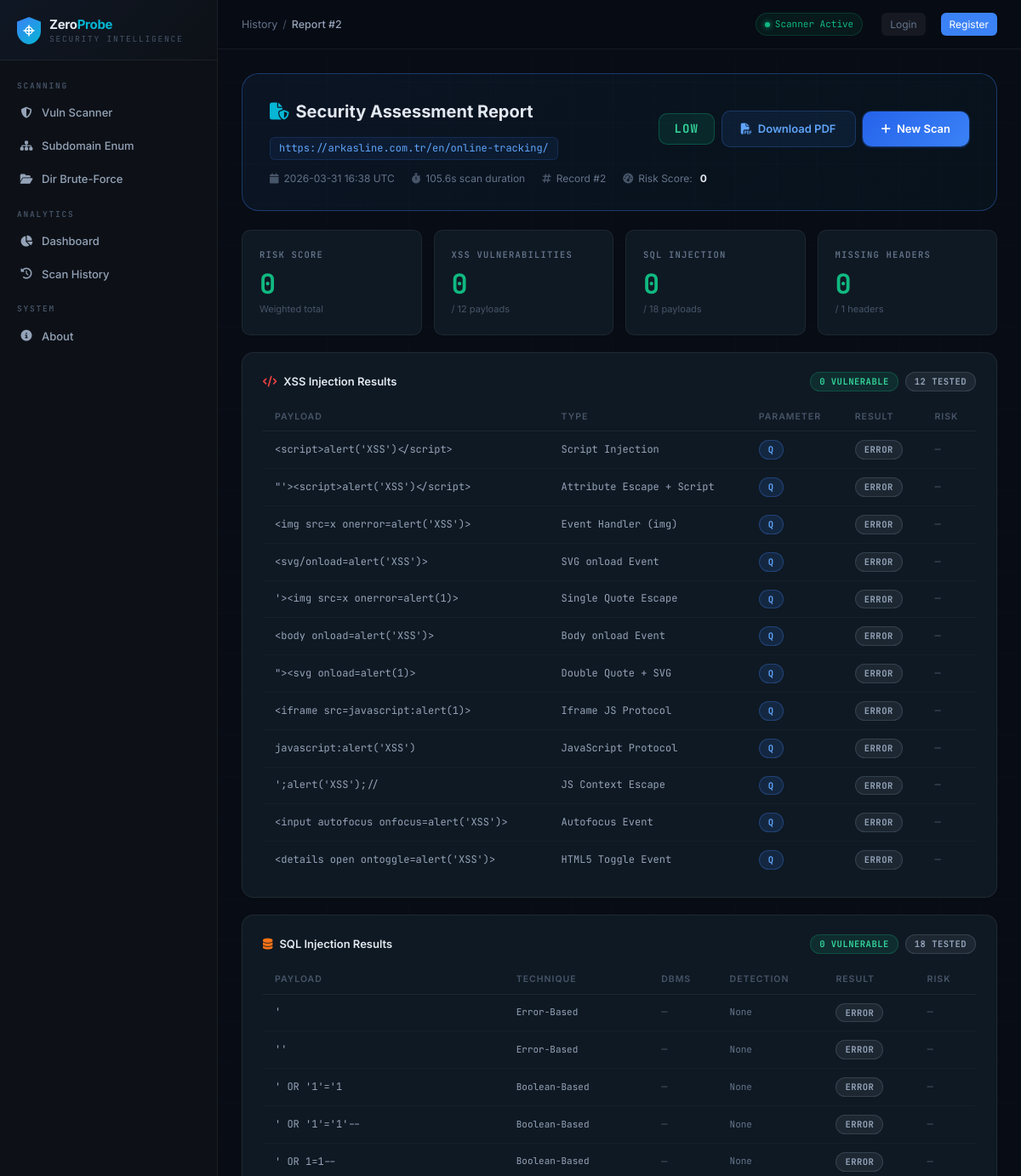
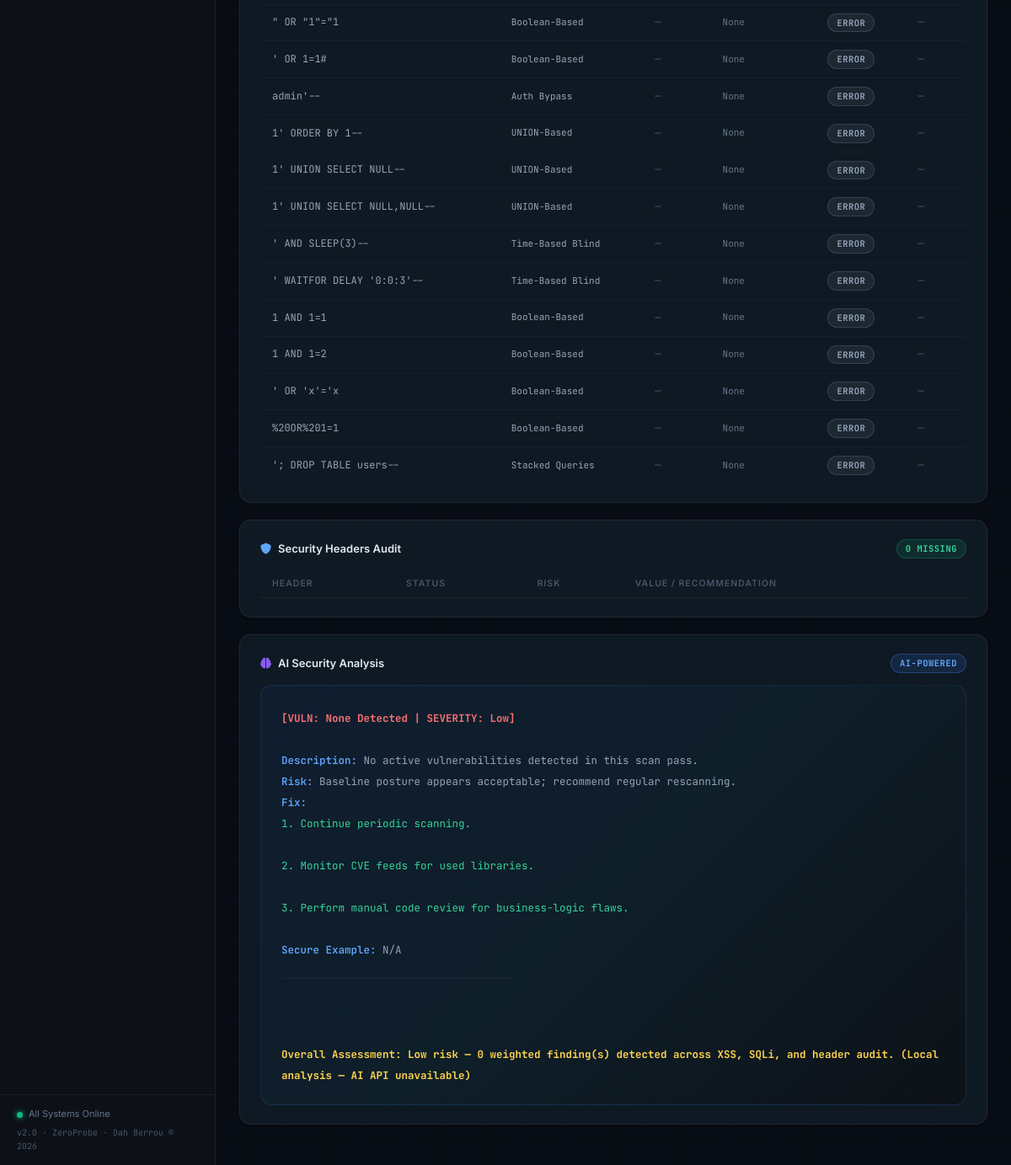
The page /report/2 on the database its author committed (2 pictures, top to bottom).
### app.py (models this page shows)
class ScanRecord(db.Model):
    __tablename__ = 'scan_records'
    id              = db.Column(db.Integer, primary_key=True)
    target_url      = db.Column(db.String(500), nullable=False)
    scan_type       = db.Column(db.String(50), default='full')
    timestamp       = db.Column(db.DateTime, default=datetime.utcnow)
    severity        = db.Column(db.String(20), default='low')
    risk_score      = db.Column(db.Integer, default=0)
    xss_count       = db.Column(db.Integer, default=0)
    sqli_count      = db.Column(db.Integer, default=0)
    headers_missing = db.Column(db.Integer, default=0)
    duration_s      = db.Column(db.Float, default=0.0)
    user_id         = db.Column(db.Integer, db.ForeignKey('users.id'), nullable=True)
    report          = db.relationship('Report', backref='scan', uselist=False,
                                      cascade='all, delete-orphan')
    xss_findings    = db.relationship('XssFinding', backref='scan', lazy=True,
                                      cascade='all, delete-orphan')
    sqli_findings   = db.relationship('SqliFinding', backref='scan', lazy=True,
                                      cascade='all, delete-orphan')
    header_findings = db.relationship('HeaderFinding', backref='scan', lazy=True,
                                      cascade='all, delete-orphan')

class XssFinding(db.Model):
    __tablename__ = 'xss_findings'
    id             = db.Column(db.Integer, primary_key=True)
    scan_id        = db.Column(db.Integer, db.ForeignKey('scan_records.id'), nullable=False)
    payload        = db.Column(db.Text)
    parameter      = db.Column(db.String(100))
    vuln_type      = db.Column('type', db.String(100))
    vulnerable     = db.Column(db.Boolean, default=False)
    risk           = db.Column(db.String(20))
    url            = db.Column(db.Text)
    status_code    = db.Column(db.Integer)
    description    = db.Column(db.Text)
    recommendation = db.Column(db.Text)
    error          = db.Column(db.Text)

class SqliFinding(db.Model):
    __tablename__ = 'sqli_findings'
    id             = db.Column(db.Integer, primary_key=True)
    scan_id        = db.Column(db.Integer, db.ForeignKey('scan_records.id'), nullable=False)
    payload        = db.Column(db.Text)
    parameter      = db.Column(db.String(100))
    vuln_type      = db.Column('type', db.String(100))
    technique      = db.Column(db.String(100))
    vulnerable     = db.Column(db.Boolean, default=False)
    risk           = db.Column(db.String(20))
    db_type        = db.Column(db.String(50))
    detection      = db.Column(db.String(50))
    url            = db.Column(db.Text)
    status_code    = db.Column(db.Integer)
    description    = db.Column(db.Text)
    recommendation = db.Column(db.Text)
    error          = db.Column(db.Text)

### app.py (the view)
@app.route('/report/<int:record_id>')
def report(record_id):
    rec = ScanRecord.query.get_or_404(record_id)
    if rec.user_id is not None:
        if not current_user.is_authenticated or rec.user_id != current_user.id:
            abort(403)
    report_data = _build_report_dict(rec)
    sev      = calculate_severity(report_data)
    ai_text  = rec.report.ai_analysis if rec.report else ''
    return render_template('report.html', record=rec, report=report_data,
                           severity=sev, ai=ai_text,
                           temp=False, duration_s=rec.duration_s)

### templates/report.html (shortened to what this page needs)
{% extends "base.html" %}
{% block breadcrumb_parent %}<a href="{{ url_for('history') }}" style="color:var(--text-muted);text-decoration:none">History</a>{% endblock %}
{% block breadcrumb_cur %}{% if record %}Report #{{ record.id }}{% else %}Scan Report{% endif %}{% endblock %}
{% block content %}
<div class="report-header fade-up">
  <div class="flex-b" style="flex-wrap:wrap;gap:12px">
    <div>
      <div class="report-title"><i class="fa-solid fa-file-shield" style="color:var(--cyan);margin-right:8px"></i>Security Assessment Report</div>
      <div class="url-chip mt-2" style="display:inline-block">{{ report.url }}</div>
    </div>
    <div style="display:flex;gap:8px;align-items:center;flex-wrap:wrap">
      <span class="sev-badge-xl sev-{{ severity.level | lower }}">{{ severity.level }}</span>
      {% if not temp %}
      <a href="{{ url_for('download_pdf', record_id=record.id) }}" class="btn btn-ghost">
        <i class="fa-solid fa-file-pdf"></i> Download PDF
      </a>
      {% endif %}
      <a href="{{ url_for('home') }}" class="btn btn-primary">
        <i class="fa-solid fa-plus"></i> New Scan
      </a>
    </div>
  </div>
  <div class="report-meta">
    {% if record %}
    <div class="meta-item"><i class="fa-solid fa-calendar"></i> {{ record.timestamp.strftime('%Y-%m-%d %H:%M UTC') }}</div>
    {% endif %}
    <div class="meta-item"><i class="fa-solid fa-stopwatch"></i> {{ duration_s }}s scan duration</div>
    {% if record %}
    <div class="meta-item"><i class="fa-solid fa-hashtag"></i> Record #{{ record.id }}</div>
    {% else %}
    <div class="meta-item"><i class="fa-solid fa-clock"></i> Temporary — not saved</div>
    {% endif %}
    <div class="meta-item"><i class="fa-solid fa-gauge-high"></i> Risk Score: <strong style="color:var(--text);margin-left:3px">{{ severity.issues }}</strong></div>
  </div>
</div>
<div class="grid-4 mb-4 fade-up" style="animation-delay:.05s">
  <div class="stat-card">
    <div class="stat-label">Risk Score</div>
    <div class="stat-value {% if severity.level in ['Critical','High'] %}critical{% elif severity.level=='Medium' %}medium{% else %}low{% endif %}">
      {{ severity.issues }}
    </div>
    <div class="stat-sub">Weighted total</div>
  </div>
  <div class="stat-card">
    <div class="stat-label">XSS Vulnerabilities</div>
    <div class="stat-value {% if severity.xss_count > 0 %}high{% else %}low{% endif %}">{{ severity.xss_count }}</div>
    <div class="stat-sub">/ {{ report.xss|length }} payloads</div>
  </div>
  <div class="stat-card">
    <div class="stat-label">SQL Injection</div>
    <div class="stat-value {% if severity.sqli_count > 0 %}critical{% else %}low{% endif %}">{{ severity.sqli_count }}</div>
    <div class="stat-sub">/ {{ report.sqli|length }} payloads</div>
  </div>
  <div class="stat-card">
    <div class="stat-label">Missing Headers</div>
    <div class="stat-value {% if severity.miss_headers > 3 %}high{% elif severity.miss_headers > 0 %}medium{% else %}low{% endif %}">{{ severity.miss_headers }}</div>
    <div class="stat-sub">/ {{ report.headers|length }} headers</div>
  </div>
</div>
<div class="card mb-4 fade-up" style="animation-delay:.1s">
  <div class="flex-b mb-3">
    <div class="card-title" style="margin:0">
      <i class="fa-solid fa-code" style="color:var(--red)"></i>
      XSS Injection Results
    </div>
    <div style="display:flex;align-items:center;gap:8px">
      {% set xss_vuln = report.xss | selectattr('vulnerable') | list %}
      <span class="badge {% if xss_vuln %}badge-vuln{% else %}badge-safe{% endif %}">
        {{ xss_vuln|length }} vulnerable
      </span>
      <span class="badge badge-gray">{{ report.xss|length }} tested</span>
    </div>
  </div>
  {% if report.xss %}
  <div style="overflow-x:auto">
  <table class="tbl">
    <thead>
      <tr>
        <th>Payload</th>
        <th>Type</th>
        <th>Parameter</th>
        <th>Result</th>
        <th>Risk</th>
      </tr>
    </thead>
    <tbody>
      {% for x in report.xss %}
      <tr class="{% if x.get('vulnerable') %}tr-vuln{% elif not x.get('error') %}tr-safe{% endif %}">
        <td title="{{ x.get('payload','') }}">{{ (x.get('payload') or x.get('error','—'))[:50] }}{% if (x.get('payload') or '')|length > 50 %}…{% endif %}</td>
        <td>{{ x.get('type','—') }}</td>
        <td><span class="badge badge-blue">{{ x.get('parameter','—') }}</span></td>
        <td>
          {% if x.get('error') %}<span class="badge badge-gray">Error</span>
          {% elif x.get('vulnerable') %}<span class="badge badge-vuln"><i class="fa-solid fa-triangle-exclamation"></i> Vulnerable</span>
          {% else %}<span class="badge badge-safe"><i class="fa-solid fa-check"></i> Safe</span>{% endif %}
        </td>
        <td>
          {% if x.get('risk') and x.get('risk') != 'None' %}
            <span class="badge badge-{{ x.get('risk','low')|lower }}">{{ x.get('risk') }}</span>
          {% else %}
            <span style="color:var(--text-dim)">—</span>
          {% endif %}
        </td>
      </tr>
      {% endfor %}
    </tbody>
  </table>
  </div>
  {% else %}
  <div class="empty-state"><i class="fa-solid fa-check-circle" style="color:var(--green)"></i>No XSS data available.</div>
  {% endif %}
</div>
<div class="card mb-4 fade-up" style="animation-delay:.15s">
  <div class="flex-b mb-3">
    <div class="card-title" style="margin:0">
      <i class="fa-solid fa-database" style="color:var(--orange)"></i>
      SQL Injection Results
    </div>
    <div style="display:flex;align-items:center;gap:8px">
      {% set sqli_vuln = report.sqli | selectattr('vulnerable') | list %}
      <span class="badge {% if sqli_vuln %}badge-vuln{% else %}badge-safe{% endif %}">
        {{ sqli_vuln|length }} vulnerable
      </span>
      <span class="badge badge-gray">{{ report.sqli|length }} tested</span>
    </div>
  </div>
  {% if report.sqli %}
  <div style="overflow-x:auto">
  <table class="tbl">
    <thead>
      <tr>
        <th>Payload</th>
        <th>Technique</th>
        <th>DBMS</th>
        <th>Detection</th>
        <th>Result</th>
        <th>Risk</th>
      </tr>
    </thead>
    <tbody>
      {% for s in report.sqli %}
      <tr class="{% if s.get('vulnerable') %}tr-vuln{% elif not s.get('error') %}tr-safe{% endif %}">
        <td title="{{ s.get('payload','') }}">{{ (s.get('payload') or s.get('error','—'))[:45] }}{% if (s.get('payload') or '')|length > 45 %}…{% endif %}</td>
        <td style="font-size:11px">{{ s.get('technique','—') }}</td>
        <td>{% if s.get('db_type') and s.get('db_type') != 'N/A' %}<span class="badge badge-cyan">{{ s.get('db_type') }}</span>{% else %}<span style="color:var(--text-dim)">—</span>{% endif %}</td>
        <td style="font-size:11px;color:var(--text-muted)">{{ s.get('detection','—') }}</td>
        <td>
          {% if s.get('error') %}<span class="badge badge-gray">Error</span>
          {% elif s.get('vulnerable') %}<span class="badge badge-vuln"><i class="fa-solid fa-triangle-exclamation"></i> Vulnerable</span>
          {% else %}<span class="badge badge-safe"><i class="fa-solid fa-check"></i> Safe</span>{% endif %}
        </td>
        <td>
          {% if s.get('risk') and s.get('risk') != 'None' %}
            <span class="badge badge-{{ s.get('risk','low')|lower }}">{{ s.get('risk') }}</span>
          {% else %}
            <span style="color:var(--text-dim)">—</span>
          {% endif %}
        </td>
      </tr>
      {% endfor %}
    </tbody>
  </table>
  </div>
  {% else %}
  <div class="empty-state"><i class="fa-solid fa-check-circle" style="color:var(--green)"></i>No SQLi data available.</div>
  {% endif %}
</div>
<div class="card mb-4 fade-up" style="animation-delay:.2s">
  <div class="flex-b mb-3">
    <div class="card-title" style="margin:0">
      <i class="fa-solid fa-shield" style="color:var(--blue-l)"></i>
      Security Headers Audit
    </div>
    <div style="display:flex;gap:8px;align-items:center">
      {% set miss = report.headers | selectattr('status','equalto','Missing') | list %}
      <span class="badge {% if miss|length > 3 %}badge-vuln{% elif miss|length > 1 %}badge-medium{% else %}badge-safe{% endif %}">
        {{ miss|length }} missing
      </span>
    </div>
  </div>
  {% if report.headers %}
  <div style="overflow-x:auto">
  <table class="tbl tbl-normal">
    <thead>
      <tr>
        <th>Header</th>
        <th>Status</th>
        <th>Risk</th>
        <th>Value / Recommendation</th>
      </tr>
    </thead>
  </table>
  </div>
  {% else %}
  <div class="empty-state">No header data available.</div>
  {% endif %}
</div>
{% if ai %}
<div class="card fade-up" style="animation-delay:.25s">
  <div class="flex-b mb-3">
    <div class="card-title" style="margin:0">
      <i class="fa-solid fa-brain" style="color:var(--purple)"></i>
      AI Security Analysis
    </div>
    <span class="badge badge-blue">AI-Powered</span>
  </div>
  <div class="ai-box" id="aiBox">{{ ai }}</div>
</div>
{% endif %}
{% endblock %}

### templates/base.html (shortened to what this page needs)
<!DOCTYPE html>
<html lang="en">
<head>
  <link rel="stylesheet" href="{{ url_for('static', filename='css/main.css') }}">
  <link rel="stylesheet" href="https://cdnjs.cloudflare.com/ajax/libs/font-awesome/6.5.1/css/all.min.css">
</head>
<body>
<aside class="sidebar" id="sidebar">
  <div class="sb-logo">
    <div class="sb-logo-text">
      <div class="sb-logo-name">Zero<span>Probe</span></div>
      <div class="sb-logo-tag">Security Intelligence</div>
    </div>
  </div>
  <nav class="sb-nav">
    <div class="sb-section">Scanning</div>
    <a href="{{ url_for('home') }}"
       class="nav-item {% if request.endpoint == 'home' %}active{% endif %}">
      <i class="fa-solid fa-shield-halved"></i><span>Vuln Scanner</span>
    </a>
    <a href="{{ url_for('subdomains') }}"
       class="nav-item {% if request.endpoint == 'subdomains' %}active{% endif %}">
      <i class="fa-solid fa-sitemap"></i><span>Subdomain Enum</span>
    </a>
    <a href="{{ url_for('dirscan') }}"
       class="nav-item {% if request.endpoint == 'dirscan' %}active{% endif %}">
      <i class="fa-solid fa-folder-open"></i><span>Dir Brute-Force</span>
    </a>
    <div class="sb-section">Analytics</div>
    <a href="{{ url_for('dashboard') }}"
       class="nav-item {% if request.endpoint == 'dashboard' %}active{% endif %}">
      <i class="fa-solid fa-chart-pie"></i><span>Dashboard</span>
    </a>
    <a href="{{ url_for('history') }}"
       class="nav-item {% if request.endpoint == 'history' %}active{% endif %}">
      <i class="fa-solid fa-clock-rotate-left"></i><span>Scan History</span>
    </a>
    <div class="sb-section">System</div>
    <a href="{{ url_for('about') }}"
       class="nav-item {% if request.endpoint == 'about' %}active{% endif %}">
      <i class="fa-solid fa-circle-info"></i><span>About</span>
    </a>
  </nav>
  <div class="sb-footer">
    <div class="sb-status">
      <span class="status-dot"></span>
      <span>All Systems Online</span>
    </div>
    <div class="sb-ver">v2.0 · ZeroProbe · Dah Berrou © 2026</div>
  </div>
</aside>
<div class="main-wrap">
  <header class="topbar">
    <div class="topbar-breadcrumb">
      <span>{% block breadcrumb_parent %}ZeroProbe{% endblock %}</span>
      <span class="breadcrumb-sep">/</span>
      <span class="breadcrumb-cur">{% block breadcrumb_cur %}Home{% endblock %}</span>
    </div>
    <div class="topbar-right">
      <div class="live-badge">
        <span class="live-dot"></span>
        Scanner Active
      </div>
      {% if current_user.is_authenticated %}
        <span style="color:var(--text-muted);font-size:13px;margin-left:12px;">
          <i class="fa-solid fa-user" style="margin-right:4px;"></i>{{ current_user.username }}
        </span>
        <a href="{{ url_for('logout') }}"
           style="margin-left:10px;font-size:12px;padding:4px 10px;border-radius:6px;
                  background:var(--border);color:var(--text-muted);text-decoration:none;">
          Logout
        </a>
      {% else %}
        <a href="{{ url_for('login') }}"
           style="margin-left:10px;font-size:12px;padding:4px 10px;border-radius:6px;
                  background:var(--border);color:var(--text-muted);text-decoration:none;">
          Login
        </a>
        <a href="{{ url_for('register') }}"
           style="margin-left:6px;font-size:12px;padding:4px 10px;border-radius:6px;
                  background:#3B82F6;color:#fff;text-decoration:none;">
          Register
        </a>
      {% endif %}
    </div>
  </header>
  <div class="page-body">
    {% block content %}{% endblock %}
  </div>
</div>
</body>
</html>

### rows shown on the page
ScanRecord: id "2", url "https://arkasline.com.tr/en/online-tracking/", level "LOW", timestamp "2026-03-31 16:38 UTC", duration_s "105.6"
XssFinding: payload "<script>alert('XSS')</script>", get "Script Injection", get "Q", shows "ERROR"
XssFinding: payload "\"'><script>alert('XSS')</script>", get "Attribute Escape + Script", get "Q", shows "ERROR"
XssFinding: payload "<img src=x onerror=alert('XSS')>", get "Event Handler (img)", get "Q", shows "ERROR"
XssFinding: payload "<svg/onload=alert('XSS')>", get "SVG onload Event", get "Q", shows "ERROR"
XssFinding: payload "'><img src=x onerror=alert(1)>", get "Single Quote Escape", get "Q", shows "ERROR"
XssFinding: payload "<body onload=alert('XSS')>", get "Body onload Event", get "Q", shows "ERROR"
XssFinding: payload "\"><svg onload=alert(1)>", get "Double Quote + SVG", get "Q", shows "ERROR"
XssFinding: payload "<iframe src=javascript:alert(1)>", get "Iframe JS Protocol", get "Q", shows "ERROR"
XssFinding: payload "javascript:alert('XSS')", get "JavaScript Protocol", get "Q", shows "ERROR"
XssFinding: payload "';alert('XSS');//", get "JS Context Escape", get "Q", shows "ERROR"
XssFinding: payload "<input autofocus onfocus=alert('XSS')>", get "Autofocus Event", get "Q", shows "ERROR"
XssFinding: payload "<details open ontoggle=alert('XSS')>", get "HTML5 Toggle Event", get "Q", shows "ERROR"
SqliFinding: payload "'", get "Error-Based", get "None", shows "ERROR"
SqliFinding: payload "''", get "Error-Based", get "None", shows "ERROR"
SqliFinding: payload "' OR '1'='1", get "Boolean-Based", get "None", shows "ERROR"
SqliFinding: payload "' OR '1'='1'--", get "Boolean-Based", get "None", shows "ERROR"
SqliFinding: payload "' OR 1=1--", get "Boolean-Based", get "None", shows "ERROR"
SqliFinding: payload "\" OR \"1\"=\"1", get "Boolean-Based", get "None", shows "ERROR"
SqliFinding: payload "' OR 1=1#", get "Boolean-Based", get "None", shows "ERROR"
SqliFinding: payload "admin'--", get "Auth Bypass", get "None", shows "ERROR"
SqliFinding: payload "1' ORDER BY 1--", get "UNION-Based", get "None", shows "ERROR"
SqliFinding: payload "1' UNION SELECT NULL--", get "UNION-Based", get "None", shows "ERROR"
SqliFinding: payload "1' UNION SELECT NULL,NULL--", get "UNION-Based", get "None", shows "ERROR"
SqliFinding: payload "' AND SLEEP(3)--", get "Time-Based Blind", get "None", shows "ERROR"
SqliFinding: payload "' WAITFOR DELAY '0:0:3'--", get "Time-Based Blind", get "None", shows "ERROR"
SqliFinding: payload "1 AND 1=1", get "Boolean-Based", get "None", shows "ERROR"
SqliFinding: payload "1 AND 1=2", get "Boolean-Based", get "None", shows "ERROR"
SqliFinding: payload "' OR 'x'='x", get "Boolean-Based", get "None", shows "ERROR"
SqliFinding: payload "%20OR%201=1", get "Boolean-Based", get "None", shows "ERROR"
SqliFinding: payload "'; DROP TABLE users--", get "Stacked Queries", get "None", shows "ERROR"

### other values the page prints
{{ severity.issues }} "0"
{{ severity.xss_count }} "0"
{{ report.xss|length }} "12"
{{ severity.sqli_count }} "0"
{{ report.sqli|length }} "18"
{{ severity.miss_headers }} "0"
{{ report.headers|length }} "1"
{{ xss_vuln|length }} "0"
{{ sqli_vuln|length }} "0"
{{ miss|length }} "0"
